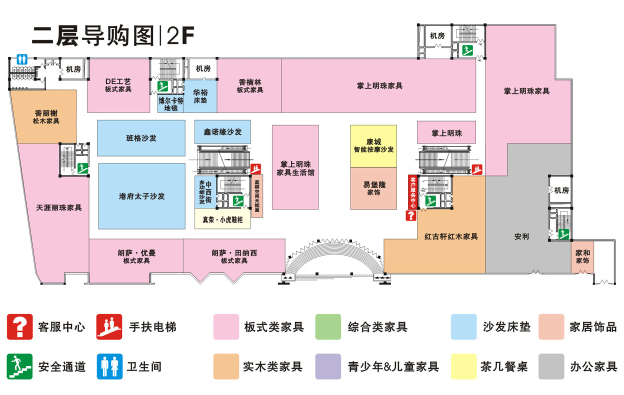
#> input picture pic_b_2.jpg, 1248 x 789 px (shown at 1/2 size)
$ python mapCut.py pic_b_2.jpg   (Python 2 division)   (older library calls are emulated)
#> lines starting #> are read from the running program, lines starting #| are printed output that depends on the picture; after the words box and inside, x2 and y2 are one past the last pixel; in counts of white or black regions, pixels touching at a corner belong together
#!/usr/bin/python
#coding=utf-8

from PIL import Image
import time
import sys
import os
import math
from json import *

if len(sys.argv) != 2:
  print "使用方式："
  print "  ./mapcut.py image_path"
  sys.exit(1)

Image.MAX_IMAGE_PIXELS = None

file_name = os.path.basename(sys.argv[1])
file_name_main = os.path.splitext(file_name)[0]
file_path = os.path.split(sys.argv[1])[0]
precut_file_path = "./precut/"
result_file_path = "./result/"

file = sys.argv[1]

start = time.time()
print "%s - %s 文件切割开始" % (time.strftime('%Y-%m-%d %T', time.localtime(start)), file_name)

try:
  im = Image.open(file)
#> im is the input picture: PIL image 1248x789 RGB; mean R, G, B 232.1, 222.2, 223.5
except:
  print "图像格式未知"
  print "请指定正确的切割的图像文件"
  sys.exit(1)

(w, h) = im.size
#> w = 1248; h = 789
maxz = int(max([2, math.ceil(min([math.log(w / 256, 2), math.log(h / 256, 2)]))])) - 1
#> maxz = 1

print "                      文件大小 %d x %d，缩略 %d 个级别" % (w, h, maxz)
#|                       文件大小 1248 x 789，缩略 1 个级别

failed_tiles = []
tile_width = 256.0
for z in range(maxz):
  for x in range(-int(math.ceil(w / tile_width / 2.0)), int(math.ceil(w / tile_width / 2.0))):
    for y in range(-int(math.ceil(h / tile_width / 2.0)), int(math.ceil(h / tile_width / 2.0))):
      box = (int(w / 2.0 + x * tile_width), int(h / 2.0 - (y + 1) * tile_width), int(w / 2.0 + (x + 1) * tile_width), int( h / 2.0 - y * tile_width))
      try:
        tile = im.crop(box)
        if tile_width != 256.0:
          tile = tile.resize((256, 256),  Image.ANTIALIAS)
      except:
        result = JSONEncoder().encode({"status": 1, "width": w, "height": h, "maxZ": maxz, "x": x, "y": y, "z": z})
        f = open(result_file_path + file_name_main + ".json", "w")
        f.write(result)
        f.close()
        print "                      切割 %s 文件 %d 级别的 (%d, %d) 瓦块时发生异常" % (file_name, z, x, y)
        print "                      共耗时 %f 秒" % (time.time() - start)
        sys.exit(1)

      tile_file_name = "%s_%d_%d_%d.jpg" % (file_name_main, z, x, y)
      tile.save(precut_file_path + tile_file_name, "jpeg")

  tile_width = tile_width * 2
#> this loop made 1 pass
#> pass 1, `tile.save(precut_file_path + tile_file_name, "jpeg")`:
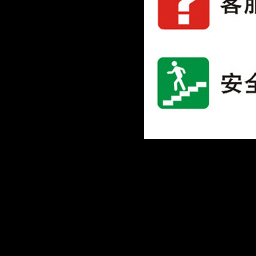
#> saved as pic_b_2_0_-3_-2.jpg: PIL image 256x256 RGB; mean R, G, B 49.6, 50.8, 47.9
#> pass 1, `tile.save(precut_file_path + tile_file_name, "jpeg")`:
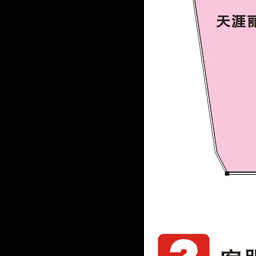
#> saved as pic_b_2_0_-3_-1.jpg: PIL image 256x256 RGB; mean R, G, B 107.9, 99.7, 102.2
#> pass 1, `tile.save(precut_file_path + tile_file_name, "jpeg")`:
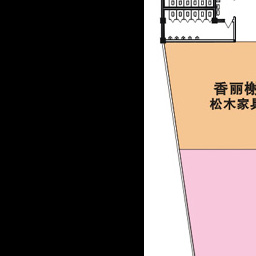
#> saved as pic_b_2_0_-3_0.jpg: PIL image 256x256 RGB; mean R, G, B 102.8, 91.3, 86.9
#> pass 1, `tile.save(precut_file_path + tile_file_name, "jpeg")`:
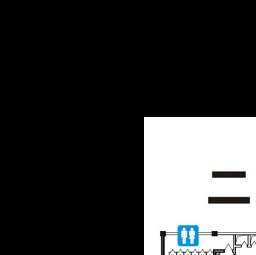
#> saved as pic_b_2_0_-3_1.jpg: PIL image 256x255 RGB; mean R, G, B 55.9, 56.6, 56.9
#> after the loop:
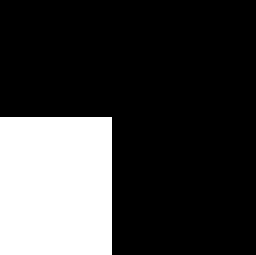
#> tile: PIL image 256x255 RGB; 23.7% white; 1 white region, box (x1, y1, x2, y2) and area: (0, 117, 112, 255) 15456
#> after the loop, tile_width = 512

del im

result = JSONEncoder().encode({"status": 0, "width": w, "height": h, "maxZ": maxz})
f = open(result_file_path + file_name_main + ".json", "w")
f.write(result)
f.close()

print "                      %s 文件切割完毕" % file_name
print "                      共耗时 %f 秒" % (time.time() - start)
